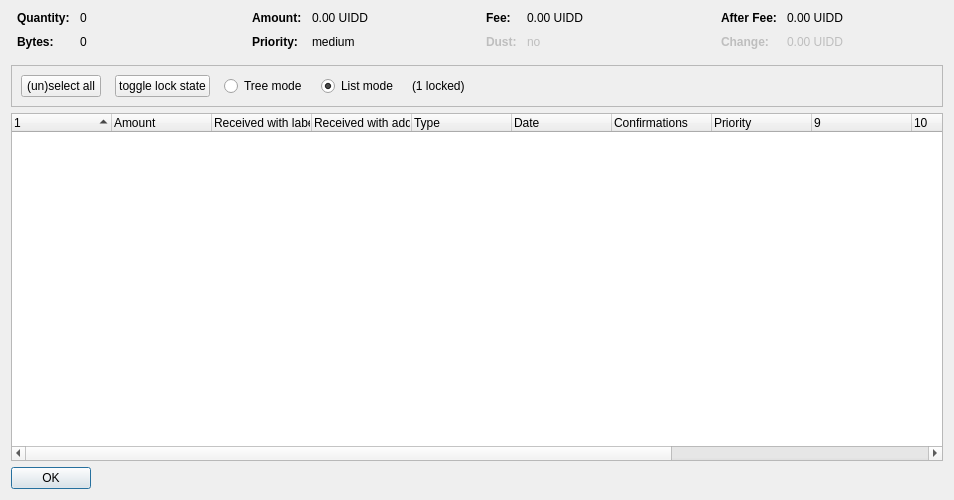
<?xml version="1.0" encoding="UTF-8"?>
<ui version="4.0">
 <class>CoinControlDialog</class>
 <widget class="QDialog" name="CoinControlDialog">
  <property name="geometry">
   <rect>
    <x>0</x>
    <y>0</y>
    <width>954</width>
    <height>500</height>
   </rect>
  </property>
  <property name="windowTitle">
   <string>Coin Selection</string>
  </property>
  <layout class="QVBoxLayout" name="verticalLayout">
   <item>
    <layout class="QHBoxLayout" name="horizontalLayoutTop" stretch="0,0,0,0">
     <property name="topMargin">
      <number>0</number>
     </property>
     <property name="bottomMargin">
      <number>10</number>
     </property>
     <item>
      <layout class="QFormLayout" name="formLayoutCoinControl1">
       <property name="horizontalSpacing">
        <number>10</number>
       </property>
       <property name="verticalSpacing">
        <number>10</number>
       </property>
       <property name="leftMargin">
        <number>6</number>
       </property>
       <property name="rightMargin">
        <number>6</number>
       </property>
       <item row="0" column="0">
        <widget class="QLabel" name="labelCoinControlQuantityText">
         <property name="font">
          <font>
           <weight>75</weight>
           <bold>true</bold>
          </font>
         </property>
         <property name="text">
          <string>Quantity:</string>
         </property>
        </widget>
       </item>
       <item row="0" column="1">
        <widget class="QLabel" name="labelCoinControlQuantity">
         <property name="cursor">
          <cursorShape>IBeamCursor</cursorShape>
         </property>
         <property name="contextMenuPolicy">
          <enum>Qt::ActionsContextMenu</enum>
         </property>
         <property name="text">
          <string notr="true">0</string>
         </property>
         <property name="textInteractionFlags">
          <set>Qt::LinksAccessibleByMouse|Qt::TextSelectableByKeyboard|Qt::TextSelectableByMouse</set>
         </property>
        </widget>
       </item>
       <item row="1" column="0">
        <widget class="QLabel" name="labelCoinControlBytesText">
         <property name="font">
          <font>
           <weight>75</weight>
           <bold>true</bold>
          </font>
         </property>
         <property name="text">
          <string>Bytes:</string>
         </property>
        </widget>
       </item>
       <item row="1" column="1">
        <widget class="QLabel" name="labelCoinControlBytes">
         <property name="cursor">
          <cursorShape>IBeamCursor</cursorShape>
         </property>
         <property name="contextMenuPolicy">
          <enum>Qt::ActionsContextMenu</enum>
         </property>
         <property name="text">
          <string notr="true">0</string>
         </property>
         <property name="textInteractionFlags">
          <set>Qt::LinksAccessibleByMouse|Qt::TextSelectableByKeyboard|Qt::TextSelectableByMouse</set>
         </property>
        </widget>
       </item>
      </layout>
     </item>
     <item>
      <layout class="QFormLayout" name="formLayoutCoinControl2">
       <property name="horizontalSpacing">
        <number>10</number>
       </property>
       <property name="verticalSpacing">
        <number>10</number>
       </property>
       <property name="leftMargin">
        <number>6</number>
       </property>
       <property name="rightMargin">
        <number>6</number>
       </property>
       <item row="0" column="0">
        <widget class="QLabel" name="labelCoinControlAmountText">
         <property name="font">
          <font>
           <weight>75</weight>
           <bold>true</bold>
          </font>
         </property>
         <property name="text">
          <string>Amount:</string>
         </property>
        </widget>
       </item>
       <item row="0" column="1">
        <widget class="QLabel" name="labelCoinControlAmount">
         <property name="cursor">
          <cursorShape>IBeamCursor</cursorShape>
         </property>
         <property name="contextMenuPolicy">
          <enum>Qt::ActionsContextMenu</enum>
         </property>
         <property name="text">
          <string notr="true">0.00 UIDD</string>
         </property>
         <property name="textInteractionFlags">
          <set>Qt::LinksAccessibleByMouse|Qt::TextSelectableByKeyboard|Qt::TextSelectableByMouse</set>
         </property>
        </widget>
       </item>
       <item row="1" column="0">
        <widget class="QLabel" name="labelCoinControlPriorityText">
         <property name="font">
          <font>
           <weight>75</weight>
           <bold>true</bold>
          </font>
         </property>
         <property name="text">
          <string>Priority:</string>
         </property>
        </widget>
       </item>
       <item row="1" column="1">
        <widget class="QLabel" name="labelCoinControlPriority">
         <property name="cursor">
          <cursorShape>IBeamCursor</cursorShape>
         </property>
         <property name="contextMenuPolicy">
          <enum>Qt::ActionsContextMenu</enum>
         </property>
         <property name="text">
          <string>medium</string>
         </property>
         <property name="textInteractionFlags">
          <set>Qt::LinksAccessibleByMouse|Qt::TextSelectableByKeyboard|Qt::TextSelectableByMouse</set>
         </property>
        </widget>
       </item>
      </layout>
     </item>
     <item>
      <layout class="QFormLayout" name="formLayoutCoinControl3">
       <property name="horizontalSpacing">
        <number>10</number>
       </property>
       <property name="verticalSpacing">
        <number>10</number>
       </property>
       <property name="leftMargin">
        <number>6</number>
       </property>
       <property name="rightMargin">
        <number>6</number>
       </property>
       <item row="0" column="0">
        <widget class="QLabel" name="labelCoinControlFeeText">
         <property name="font">
          <font>
           <weight>75</weight>
           <bold>true</bold>
          </font>
         </property>
         <property name="text">
          <string>Fee:</string>
         </property>
        </widget>
       </item>
       <item row="0" column="1">
        <widget class="QLabel" name="labelCoinControlFee">
         <property name="cursor">
          <cursorShape>IBeamCursor</cursorShape>
         </property>
         <property name="contextMenuPolicy">
          <enum>Qt::ActionsContextMenu</enum>
         </property>
         <property name="text">
          <string notr="true">0.00 UIDD</string>
         </property>
         <property name="textInteractionFlags">
          <set>Qt::LinksAccessibleByMouse|Qt::TextSelectableByKeyboard|Qt::TextSelectableByMouse</set>
         </property>
        </widget>
       </item>
       <item row="1" column="0">
        <widget class="QLabel" name="labelCoinControlLowOutputText">
         <property name="enabled">
          <bool>false</bool>
         </property>
         <property name="font">
          <font>
           <weight>75</weight>
           <bold>true</bold>
          </font>
         </property>
         <property name="text">
          <string>Dust:</string>
         </property>
        </widget>
       </item>
       <item row="1" column="1">
        <widget class="QLabel" name="labelCoinControlLowOutput">
         <property name="enabled">
          <bool>false</bool>
         </property>
         <property name="cursor">
          <cursorShape>IBeamCursor</cursorShape>
         </property>
         <property name="contextMenuPolicy">
          <enum>Qt::ActionsContextMenu</enum>
         </property>
         <property name="text">
          <string>no</string>
         </property>
         <property name="textInteractionFlags">
          <set>Qt::LinksAccessibleByMouse|Qt::TextSelectableByKeyboard|Qt::TextSelectableByMouse</set>
         </property>
        </widget>
       </item>
      </layout>
     </item>
     <item>
      <layout class="QFormLayout" name="formLayoutCoinControl4">
       <property name="horizontalSpacing">
        <number>10</number>
       </property>
       <property name="verticalSpacing">
        <number>10</number>
       </property>
       <property name="leftMargin">
        <number>6</number>
       </property>
       <property name="rightMargin">
        <number>6</number>
       </property>
       <item row="0" column="0">
        <widget class="QLabel" name="labelCoinControlAfterFeeText">
         <property name="font">
          <font>
           <weight>75</weight>
           <bold>true</bold>
          </font>
         </property>
         <property name="text">
          <string>After Fee:</string>
         </property>
        </widget>
       </item>
       <item row="0" column="1">
        <widget class="QLabel" name="labelCoinControlAfterFee">
         <property name="cursor">
          <cursorShape>IBeamCursor</cursorShape>
         </property>
         <property name="contextMenuPolicy">
          <enum>Qt::ActionsContextMenu</enum>
         </property>
         <property name="text">
          <string notr="true">0.00 UIDD</string>
         </property>
         <property name="textInteractionFlags">
          <set>Qt::LinksAccessibleByMouse|Qt::TextSelectableByKeyboard|Qt::TextSelectableByMouse</set>
         </property>
        </widget>
       </item>
       <item row="1" column="0">
        <widget class="QLabel" name="labelCoinControlChangeText">
         <property name="enabled">
          <bool>false</bool>
         </property>
         <property name="font">
          <font>
           <weight>75</weight>
           <bold>true</bold>
          </font>
         </property>
         <property name="text">
          <string>Change:</string>
         </property>
        </widget>
       </item>
       <item row="1" column="1">
        <widget class="QLabel" name="labelCoinControlChange">
         <property name="enabled">
          <bool>false</bool>
         </property>
         <property name="cursor">
          <cursorShape>IBeamCursor</cursorShape>
         </property>
         <property name="contextMenuPolicy">
          <enum>Qt::ActionsContextMenu</enum>
         </property>
         <property name="text">
          <string notr="true">0.00 UIDD</string>
         </property>
         <property name="textInteractionFlags">
          <set>Qt::LinksAccessibleByMouse|Qt::TextSelectableByKeyboard|Qt::TextSelectableByMouse</set>
         </property>
        </widget>
       </item>
      </layout>
     </item>
    </layout>
   </item>
   <item>
    <widget class="QFrame" name="frame">
     <property name="minimumSize">
      <size>
       <width>0</width>
       <height>40</height>
      </size>
     </property>
     <property name="frameShape">
      <enum>QFrame::StyledPanel</enum>
     </property>
     <property name="frameShadow">
      <enum>QFrame::Sunken</enum>
     </property>
     <layout class="QHBoxLayout" name="horizontalLayout">
      <item>
       <layout class="QHBoxLayout" name="horizontalLayoutPanel" stretch="0,0,0,0,0,0">
        <property name="spacing">
         <number>14</number>
        </property>
        <item>
         <widget class="QPushButton" name="pushButtonSelectAll">
          <property name="sizePolicy">
           <sizepolicy hsizetype="Maximum" vsizetype="Fixed">
            <horstretch>0</horstretch>
            <verstretch>0</verstretch>
           </sizepolicy>
          </property>
          <property name="text">
           <string>(un)select all</string>
          </property>
          <property name="autoDefault">
           <bool>false</bool>
          </property>
         </widget>
        </item>
        <item>
         <widget class="QPushButton" name="pushButtonToggleLock">
          <property name="sizePolicy">
           <sizepolicy hsizetype="Maximum" vsizetype="Fixed">
            <horstretch>0</horstretch>
            <verstretch>0</verstretch>
           </sizepolicy>
          </property>
          <property name="text">
           <string>toggle lock state</string>
          </property>
          <property name="autoDefault">
           <bool>false</bool>
          </property>
         </widget>
        </item>
        <item>
         <widget class="QRadioButton" name="radioTreeMode">
          <property name="sizePolicy">
           <sizepolicy hsizetype="Maximum" vsizetype="Fixed">
            <horstretch>0</horstretch>
            <verstretch>0</verstretch>
           </sizepolicy>
          </property>
          <property name="text">
           <string>Tree mode</string>
          </property>
         </widget>
        </item>
        <item>
         <widget class="QRadioButton" name="radioListMode">
          <property name="sizePolicy">
           <sizepolicy hsizetype="Maximum" vsizetype="Fixed">
            <horstretch>0</horstretch>
            <verstretch>0</verstretch>
           </sizepolicy>
          </property>
          <property name="text">
           <string>List mode</string>
          </property>
          <property name="checked">
           <bool>true</bool>
          </property>
         </widget>
        </item>
        <item>
         <widget class="QLabel" name="labelLocked">
          <property name="text">
           <string>(1 locked)</string>
          </property>
         </widget>
        </item>
        <item>
         <spacer name="horizontalSpacer">
          <property name="orientation">
           <enum>Qt::Horizontal</enum>
          </property>
          <property name="sizeHint" stdset="0">
           <size>
            <width>40</width>
            <height>20</height>
           </size>
          </property>
         </spacer>
        </item>
       </layout>
      </item>
     </layout>
    </widget>
   </item>
   <item>
    <widget class="CoinControlTreeWidget" name="treeWidget">
     <property name="contextMenuPolicy">
      <enum>Qt::CustomContextMenu</enum>
     </property>
     <property name="sortingEnabled">
      <bool>false</bool>
     </property>
     <property name="columnCount">
      <number>13</number>
     </property>
     <attribute name="headerShowSortIndicator" stdset="0">
      <bool>true</bool>
     </attribute>
     <attribute name="headerStretchLastSection">
      <bool>false</bool>
     </attribute>
     <column>
      <property name="text">
       <string/>
      </property>
     </column>
     <column>
      <property name="text">
       <string>Amount</string>
      </property>
     </column>
     <column>
      <property name="text">
       <string>Received with label</string>
      </property>
     </column>
     <column>
      <property name="text">
       <string>Received with address</string>
      </property>
     </column>
     <column>
      <property name="text">
       <string>Type</string>
      </property>
     </column>
     <column>
      <property name="text">
       <string>Date</string>
      </property>
     </column>
     <column>
      <property name="text">
       <string>Confirmations</string>
      </property>
      <property name="toolTip">
       <string>Confirmed</string>
      </property>
     </column>
     <column>
      <property name="text">
       <string>Priority</string>
      </property>
     </column>
     <column>
      <property name="text">
       <string/>
      </property>
     </column>
     <column>
      <property name="text">
       <string/>
      </property>
     </column>
     <column>
      <property name="text">
       <string/>
      </property>
     </column>
     <column>
      <property name="text">
       <string/>
      </property>
     </column>
     <column>
      <property name="text">
       <string/>
      </property>
     </column>
    </widget>
   </item>
   <item>
    <widget class="QDialogButtonBox" name="buttonBox">
     <property name="sizePolicy">
      <sizepolicy hsizetype="Maximum" vsizetype="Fixed">
       <horstretch>0</horstretch>
       <verstretch>0</verstretch>
      </sizepolicy>
     </property>
     <property name="orientation">
      <enum>Qt::Horizontal</enum>
     </property>
     <property name="standardButtons">
      <set>QDialogButtonBox::Ok</set>
     </property>
    </widget>
   </item>
  </layout>
 </widget>
 <customwidgets>
  <customwidget>
   <class>CoinControlTreeWidget</class>
   <extends>QTreeWidget</extends>
   <header>coincontroltreewidget.h</header>
  </customwidget>
 </customwidgets>
 <resources/>
 <connections/>
</ui>
